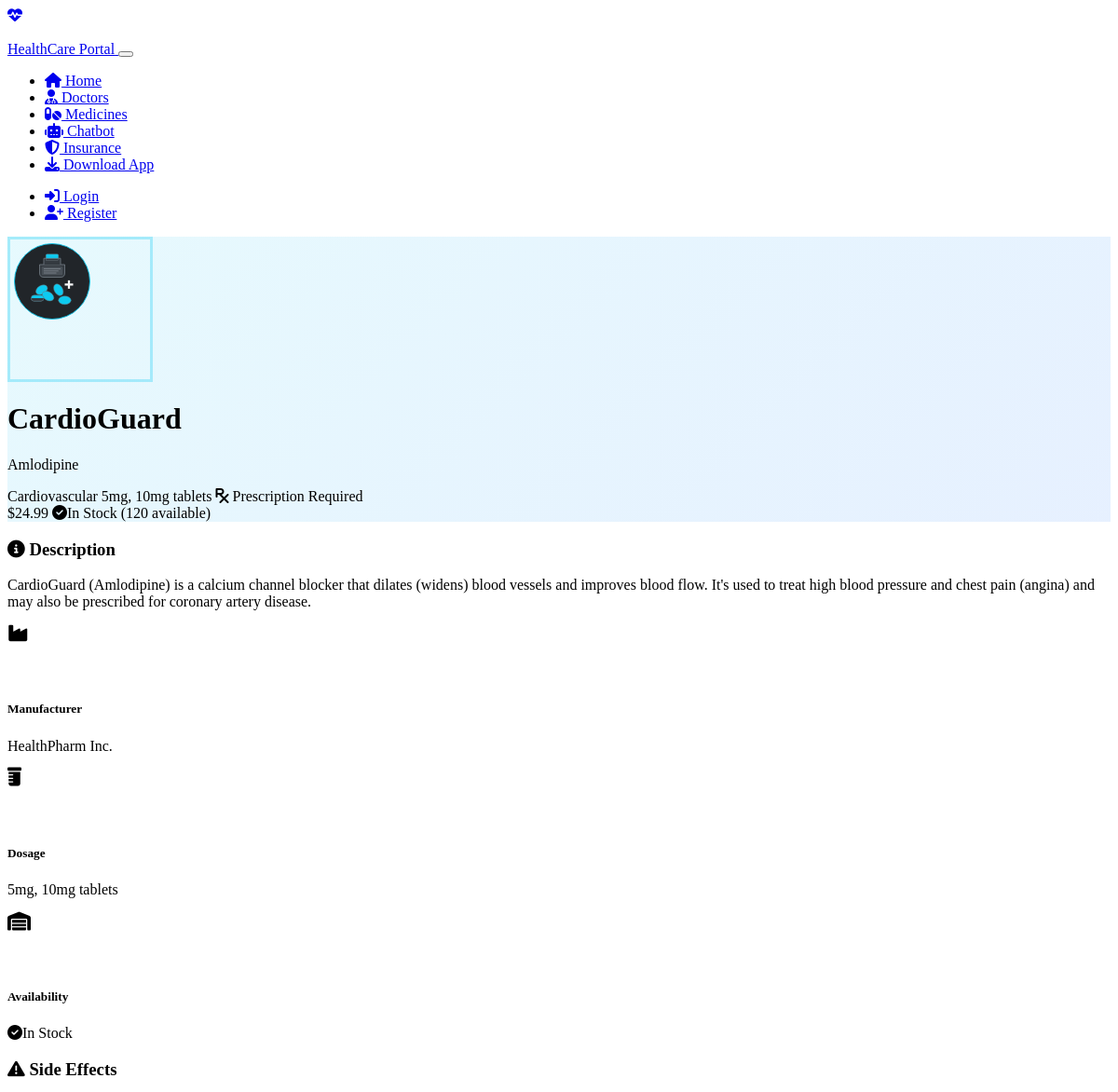
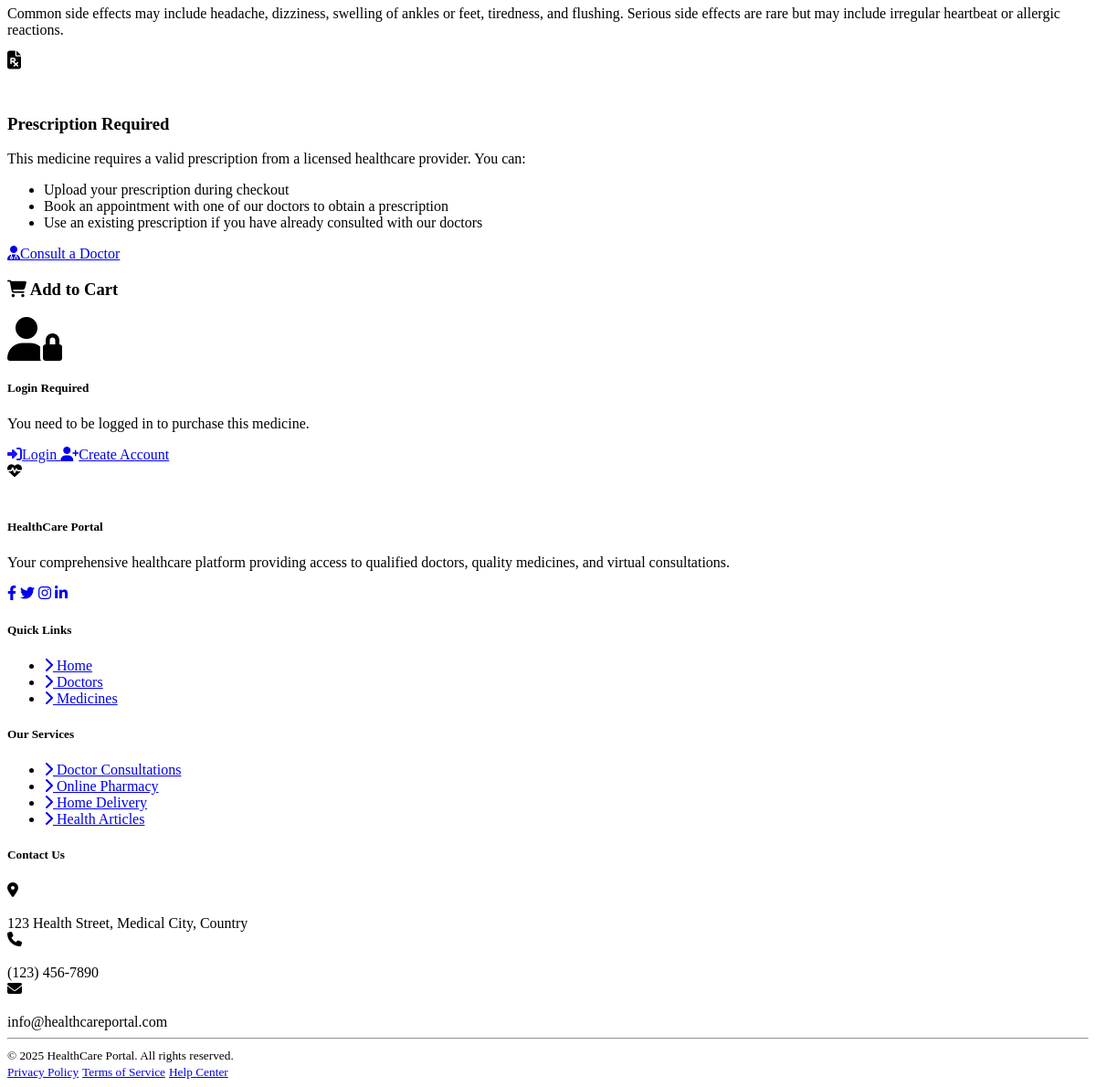
Screenshot of /medicines/1 with the database file from the repository (2 pictures, top to bottom).
### models.py (models this page shows)
class Medicine(db.Model):
    id = db.Column(db.Integer, primary_key=True)
    name = db.Column(db.String(100), nullable=False)
    generic_name = db.Column(db.String(100))
    category = db.Column(db.String(50))
    description = db.Column(db.Text)
    dosage = db.Column(db.String(50))
    price = db.Column(db.Float, nullable=False)
    stock_quantity = db.Column(db.Integer, default=0)
    manufacturer = db.Column(db.String(100))
    requires_prescription = db.Column(db.Boolean, default=False)
    side_effects = db.Column(db.Text)
    cart_items = db.relationship('CartItem', backref='medicine', lazy=True, cascade="all, delete-orphan")
    order_items = db.relationship('OrderItem', backref='medicine', lazy=True, cascade="all, delete-orphan")

### routes.py (the view)
    @app.route('/medicines/<int:medicine_id>')
    def medicine_detail(medicine_id):
        medicine = Medicine.query.get_or_404(medicine_id)
        related_medicines = Medicine.query.filter_by(category=medicine.category).filter(Medicine.id != medicine.id).limit(4).all()
        return render_template('medicine_detail.html', medicine=medicine, related_medicines=related_medicines)

### templates/medicine_detail.html (shortened to what this page needs)
{% extends "base.html" %}
{% block content %}
<div class="medicine-detail-header py-5 mb-5" style="background: linear-gradient(135deg, rgba(13, 202, 240, 0.1), rgba(13, 110, 253, 0.1));">
    <div class="container">
        <div class="row align-items-center">
            <div class="col-md-2 text-center mb-4 mb-md-0">
                <div class="medicine-image bg-white rounded-circle shadow d-inline-flex justify-content-center align-items-center" style="width: 150px; height: 150px; border: 3px solid rgba(13, 202, 240, 0.3);">
                    <img src="{{ url_for('static', filename='svg/medicine.svg') }}" alt="{{ medicine.name }}" class="img-fluid" style="height: 90px; max-width: 90px;">
                </div>
            </div>
            <div class="col-md-7">
                <h1 class="display-5 fw-bold mb-2">{{ medicine.name }}</h1>
                <p class="lead text-muted mb-3">{{ medicine.generic_name }}</p>
                <div class="d-flex flex-wrap gap-2 mb-3">
                    <span class="badge bg-info px-3 py-2">{{ medicine.category }}</span>
                    <span class="badge bg-secondary px-3 py-2">{{ medicine.dosage }}</span>
                    {% if medicine.requires_prescription %}
                    <span class="badge bg-warning text-dark px-3 py-2">
                        <i class="fas fa-prescription me-1"></i> Prescription Required
                    </span>
                    {% endif %}
                </div>
                <div class="medicine-status mb-2">
                    <span class="fs-4 fw-bold text-info me-3">${{ "%.2f"|format(medicine.price) }}</span>
                    <span class="{% if medicine.stock_quantity > 10 %}text-success{% elif medicine.stock_quantity > 0 %}text-warning{% else %}text-danger{% endif %}">
                        {% if medicine.stock_quantity > 10 %}
                        <i class="fas fa-check-circle me-1"></i>In Stock ({{ medicine.stock_quantity }} available)
                        {% elif medicine.stock_quantity > 0 %}
                        <i class="fas fa-exclamation-circle me-1"></i>Low Stock ({{ medicine.stock_quantity }} left)
                        {% else %}
                        <i class="fas fa-times-circle me-1"></i>Out of Stock
                        {% endif %}
                    </span>
                </div>
            </div>
        </div>
    </div>
</div>
<div class="container mb-5">
    <div class="row">
        <div class="col-lg-8">
            <div class="row mb-4">
                <div class="col-12">
                    <div class="card border-0 shadow-sm mb-4">
                        <div class="card-body p-4">
                            <h3 class="card-title fs-4 mb-4">
                                <i class="fas fa-info-circle text-info me-2"></i>
                                Description
                            </h3>
                            <div class="card-text">
                                <p class="mb-0">{{ medicine.description|default("No description available for this medicine.", true) }}</p>
                            </div>
                        </div>
                    </div>
                </div>
            </div>
            <div class="row row-cols-1 row-cols-md-3 g-4 mb-4">
                <div class="col">
                    <div class="card h-100 border-0 shadow-sm">
                        <div class="card-body p-4 text-center">
                            <div class="icon-container mb-3">
                                <div class="rounded-circle bg-info bg-opacity-10 d-inline-flex align-items-center justify-content-center" style="width: 60px; height: 60px;">
                                    <i class="fas fa-industry text-info fa-lg"></i>
                                </div>
                            </div>
                            <h5 class="card-title">Manufacturer</h5>
                            <p class="card-text">{{ medicine.manufacturer|default("Not specified", true) }}</p>
                        </div>
                    </div>
                </div>
                <div class="col">
                    <div class="card h-100 border-0 shadow-sm">
                        <div class="card-body p-4 text-center">
                            <div class="icon-container mb-3">
                                <div class="rounded-circle bg-info bg-opacity-10 d-inline-flex align-items-center justify-content-center" style="width: 60px; height: 60px;">
                                    <i class="fas fa-prescription-bottle text-info fa-lg"></i>
                                </div>
                            </div>
                            <h5 class="card-title">Dosage</h5>
                            <p class="card-text">{{ medicine.dosage|default("Not specified", true) }}</p>
                        </div>
                    </div>
                </div>
                <div class="col">
                    <div class="card h-100 border-0 shadow-sm">
                        <div class="card-body p-4 text-center">
                            <div class="icon-container mb-3">
                                <div class="rounded-circle bg-info bg-opacity-10 d-inline-flex align-items-center justify-content-center" style="width: 60px; height: 60px;">
                                    <i class="fas fa-warehouse text-info fa-lg"></i>
                                </div>
                            </div>
                            <h5 class="card-title">Availability</h5>
                            <p class="card-text {% if medicine.stock_quantity > 10 %}text-success{% elif medicine.stock_quantity > 0 %}text-warning{% else %}text-danger{% endif %}">
                                {% if medicine.stock_quantity > 10 %}
                                <i class="fas fa-check-circle me-1"></i>In Stock
                                {% elif medicine.stock_quantity > 0 %}
                                <i class="fas fa-exclamation-circle me-1"></i>Low Stock
                                {% else %}
                                <i class="fas fa-times-circle me-1"></i>Out of Stock
                                {% endif %}
                            </p>
                        </div>
                    </div>
                </div>
            </div>
            <div class="card border-0 shadow-sm mb-4">
                <div class="card-body p-4">
                    <h3 class="card-title fs-4 mb-4">
                        <i class="fas fa-exclamation-triangle text-info me-2"></i>
                        Side Effects
                    </h3>
                    <div class="card-text">
                        <p class="mb-0">{{ medicine.side_effects|default("No side effects listed for this medication.", true) }}</p>
                    </div>
                </div>
            </div>
            {% if medicine.requires_prescription %}
            <div class="card border-0 shadow-sm mb-4 border-warning">
                <div class="card-body p-4">
                    <div class="d-flex align-items-center mb-3">
                        <div class="icon-container me-3">
                            <div class="rounded-circle bg-warning bg-opacity-10 d-inline-flex align-items-center justify-content-center" style="width: 48px; height: 48px;">
                                <i class="fas fa-file-prescription text-warning fa-lg"></i>
                            </div>
                        </div>
                        <h3 class="card-title fs-4 mb-0 text-warning">
                            Prescription Required
                        </h3>
                    </div>
                    <div class="card-text">
                        <p>This medicine requires a valid prescription from a licensed healthcare provider. You can:</p>
                        <ul>
                            <li>Upload your prescription during checkout</li>
                            <li>Book an appointment with one of our doctors to obtain a prescription</li>
                            <li>Use an existing prescription if you have already consulted with our doctors</li>
                        </ul>
                        <a href="{{ url_for('doctors') }}" class="btn btn-outline-warning mt-2">
                            <i class="fas fa-user-md me-2"></i>Consult a Doctor
                        </a>
                    </div>
                </div>
            </div>
            {% endif %}
        </div>
        <div class="col-lg-4">
            <div class="card border-0 shadow-sm sticky-top" style="top: 20px;" id="purchase">
                <div class="card-header bg-info text-white p-4 border-0">
                    <h3 class="card-title fs-4 mb-0">
                        <i class="fas fa-shopping-cart me-2"></i>
                        Add to Cart
                    </h3>
                </div>
                <div class="card-body p-4">
                    {% if current_user.is_authenticated %}
                        {% if medicine.stock_quantity > 0 %}
                            <form action="{{ url_for('add_to_cart') }}" method="post">
                                <input type="hidden" name="medicine_id" value="{{ medicine.id }}">
                                <div class="mb-4">
                                    <label for="quantity" class="form-label fw-bold">Quantity</label>
                                    <div class="input-group">
                                        <span class="input-group-text bg-light border-end-0">
                                            <i class="fas fa-hashtag text-info"></i>
                                        </span>
                                        <input type="number" class="form-control border-start-0 ps-0" id="quantity" name="quantity" value="1" min="1" max="{{ medicine.stock_quantity }}">
                                    </div>
                                    <small class="form-text text-muted">Maximum available: {{ medicine.stock_quantity }}</small>
                                </div>
                                <div class="mb-4">
                                    <label class="form-label fw-bold">Price per Unit</label>
                                    <div class="input-group">
                                        <span class="input-group-text bg-light border-end-0">
                                            <i class="fas fa-tag text-info"></i>
                                        </span>
                                        <input type="text" class="form-control border-start-0 ps-0" value="${{ "%.2f"|format(medicine.price) }}" disabled>
                                    </div>
                                </div>
                                <div class="mb-4">
                                    <label class="form-label fw-bold">Total Amount</label>
                                    <div class="input-group">
                                        <span class="input-group-text bg-light border-end-0">
                                            <i class="fas fa-dollar-sign text-info"></i>
                                        </span>
                                        <input type="text" class="form-control border-start-0 ps-0 fw-bold text-success" id="total_price" value="${{ "%.2f"|format(medicine.price) }}" disabled>
                                    </div>
                                </div>
                                {% if medicine.requires_prescription %}
                                <div class="alert alert-warning mb-4 d-flex align-items-center">
                                    <i class="fas fa-prescription fa-lg me-3"></i>
                                    <div>
                                        <strong>Prescription Required</strong><br>
                                        <small>You will need to upload a valid prescription during checkout.</small>
                                    </div>
                                </div>
                                {% endif %}
                                <div class="d-grid gap-2">
                                    <button type="submit" class="btn btn-info btn-lg text-white shadow-sm">
                                        <i class="fas fa-cart-plus me-2"></i>Add to Cart
                                    </button>
                                </div>
                            </form>
                        {% else %}
                            <div class="text-center p-4">
                                <div class="icon-placeholder mb-3">
                                    <i class="fas fa-times-circle fa-3x text-danger opacity-50"></i>
                                </div>
                                <h5 class="mb-3">Out of Stock</h5>
                                <p class="text-muted mb-4">We're sorry, this medicine is currently unavailable. Please check back later or browse similar products.</p>
                                <div class="d-grid">
                                    <a href="{{ url_for('medicines') }}" class="btn btn-outline-info">
                                        <i class="fas fa-pills me-2"></i>Browse Other Medicines
                                    </a>
                                </div>
                            </div>
                        {% endif %}
                    {% else %}
                        <div class="text-center p-4">
                            <div class="icon-placeholder mb-3">
                                <i class="fas fa-user-lock fa-3x text-info opacity-50"></i>
                            </div>
                            <h5 class="mb-3">Login Required</h5>
                            <p class="text-muted mb-4">You need to be logged in to purchase this medicine.</p>
                            <div class="d-grid gap-2">
                                <a href="{{ url_for('login') }}" class="btn btn-info text-white mb-2">
                                    <i class="fas fa-sign-in-alt me-2"></i>Login
                                </a>
                                <a href="{{ url_for('register') }}" class="btn btn-outline-info">
                                    <i class="fas fa-user-plus me-2"></i>Create Account
                                </a>
                            </div>
                        </div>
                    {% endif %}
                </div>
            </div>
        </div>
    </div>
</div>
{% endblock %}

### static/css/custom.css (style rules this page uses)
body { min-height: 100vh; display: flex; flex-direction: column; }
.btn { position: relative; overflow: hidden; transition: all 0.3s ease; }
.btn::after { content: ''; position: absolute; width: 100%; height: 100%; top: 0; left: 0; background-image: linear-gradient(120deg, rgba(255,255,255,0) 0%, rgba(255,255,255,0.1) 50%, rgba(255,255,255,0) 100%); transform: translateX(-100%); transition: transform 0.6s ease; }
.card { transition: transform 0.3s ease, box-shadow 0.3s ease; }
.badge { transition: transform 0.3s ease, background-color 0.3s ease; }

### rows the page displays
Medicine: name "CardioGuard", generic_name "Amlodipine", category "Cardiovascular", dosage "5mg, 10mg tablets", price "24.99", stock_quantity "120", description "CardioGuard (Amlodipine) is a calcium channel blocker that dilates (widens) blood vessels and improves blood flow. It's used to treat high blood pressure and chest pain (angina) and may also be prescribed for coronary artery disease.", manufacturer "HealthPharm Inc.", side_effects "Common side effects may include headache, dizziness, swelling of ankles or feet, tiredness, and flushing. Serious side effects are rare but may include irregular heartbeat or allergic reactions."
